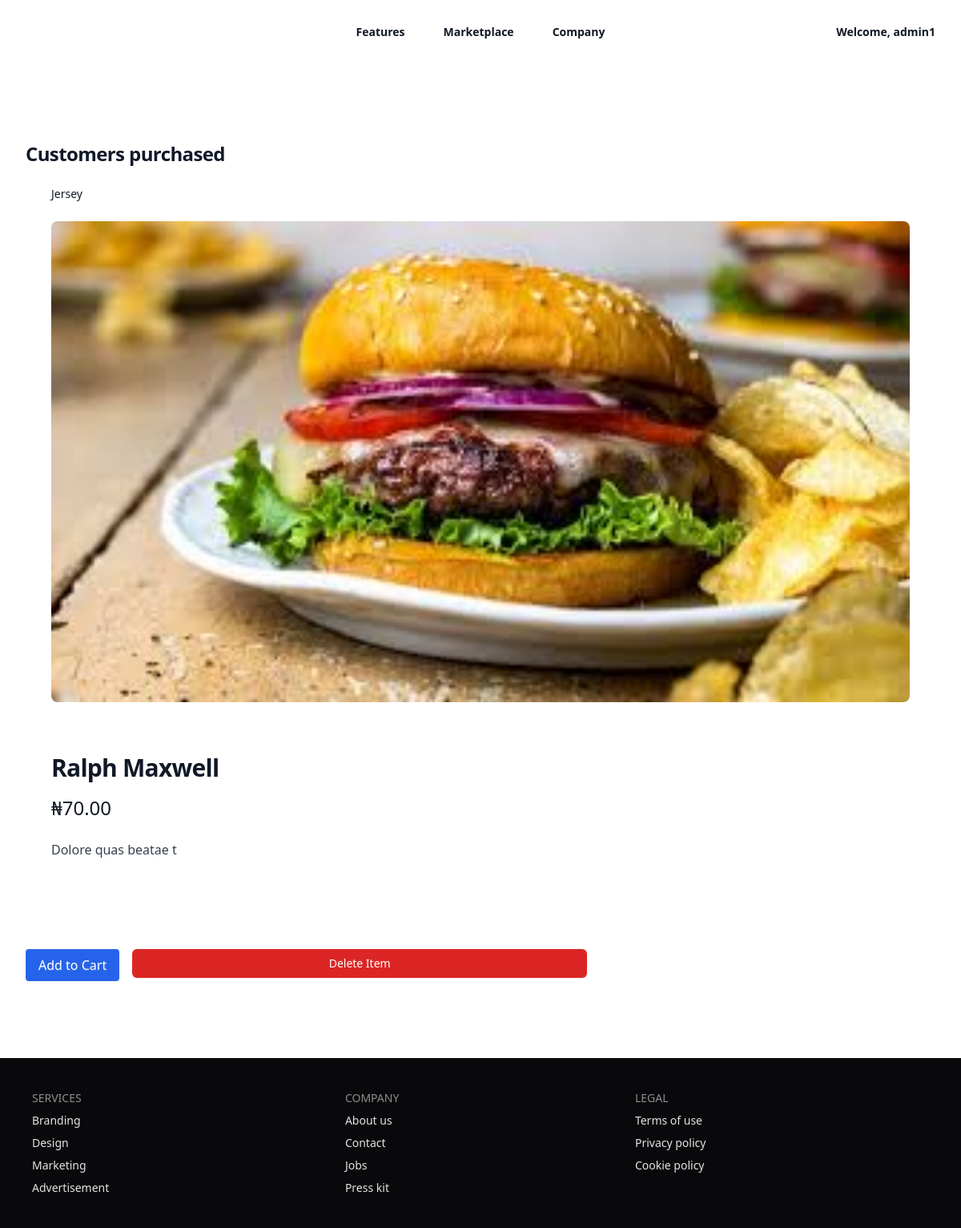
Screenshot of /product/30/ (signed in) with the database file from the repository.
### ecom/models.py (models this page shows, shortened)
class Product(models.Model):
    id = models.AutoField(primary_key=True)
    name = models.CharField(max_length=100)
    description = models.TextField()
    price = models.DecimalField(max_digits=10, decimal_places=2)
    image = models.ImageField(upload_to='products/')
    category = models.ForeignKey(Category, on_delete=models.CASCADE)
    created_at = models.DateTimeField(auto_now_add=True)
    is_sold = models.BooleanField(default=False)  # renamed for clarity
    sold_by = models.ForeignKey(User, on_delete=models.SET_NULL, null=True, blank=True, related_name='sold_products')
    sold_at = models.DateTimeField(null=True, blank=True)
    class Meta:
        ordering = ['-created_at']

class Category(models.Model):
    id = models.AutoField(primary_key=True)
    name = models.CharField(max_length=100)
    created_at = models.DateTimeField(auto_now_add=True)
    class Meta:
        ordering = ['-created_at']
    def __str__(self):
        return self.name

### ecom/views.py (the view)
# urls.py: path('product/<int:product_id>/', views.product_detail, name='product_detail'),
def product_detail(request, product_id):
    product = get_object_or_404(Product, id=product_id)
    sold_message = None
    if product.is_sold:
        sold_message = f"This product was bought by @{product.sold_by.username} on {product.sold_at.strftime('%Y-%m-%d %H:%M:%S')}"
    return render(request, 'detail.html', {
        'product': product,
        'sold_message': sold_message
    })

### templates/detail.html (shortened to what this page needs)
{% extends 'base.html' %}
{% block content %}
<div class="bg-white">
    <div class="pt-6">
        <nav aria-label="Breadcrumb">
            <ol class="mx-auto flex max-w-2xl items-center space-x-2 px-4 sm:px-6 lg:max-w-7xl lg:px-8">
                <li>
                    <div class="flex items-center">
                        <a href="#" class="mr-2 text-sm font-medium text-gray-900">{{ product.category }}</a>
                    </div>
                </li>
            </ol>
        </nav>
        <div class="mx-auto mt-6 max-w-2xl sm:px-6 lg:max-w-7xl lg:px-8">
            <img src="{{ product.image.url }}" alt="{{ product.name }}"
                class="w-full rounded-lg object-cover sm:rounded-lg">
        </div>
        <div class="mx-auto max-w-2xl px-4 pt-10 pb-16 sm:px-6 lg:max-w-7xl lg:px-8 lg:pt-16 lg:pb-24">
            <div>
                <h1 class="text-3xl font-bold tracking-tight text-gray-900">{{ product.name }}</h1>
                <p class="mt-4 text-2xl text-gray-900">₦{{ product.price }}</p>
                <p class="mt-6 text-base text-gray-700">{{ product.description }}</p>
            </div>
        </div>
        <div class="mt-4 flex gap-4">
            {% if product.sold %}
                {% with now=now|default:None %}
                {% if product.payment_set.first.timestamp and product.payment_set.first.timestamp|timesince:now < '1 day' %}
                    <p class="text-red-600 font-semibold">
                        Sold by @{{ product.sold_by.username }} <br>
                        on {{ product.payment_set.first.timestamp|date:"F j, Y, g:i a" }}
                    </p>
                {% else %}
                    <p class="text-gray-500 italic">This product was sold more than 1 day ago.</p>
                {% endif %}
                {% endwith %}
            {% else %}
                <form method="POST" action="{% url 'add_to_cart' product.id %}">
                    <button type="submit" class="btn bg-blue-600 text-white px-4 py-2 rounded hover:bg-blue-700">
                        Add to Cart
                    </button>
                </form>
            {% endif %}
            <form method="POST" action="{% url 'delete_product' product.id %}" onsubmit="return confirm('Are you sure you want to delete this item?');" class="w-1/2">
                <button type="submit"
                        class="w-full inline-flex justify-center items-center px-2 py-2 text-sm font-medium text-white bg-red-600 rounded-md hover:bg-red-700">
                    Delete Item
                </button>
            </form>
        </div>
    </div>
</div>
{% endblock %}

### templates/base.html (shortened to what this page needs)
{% load static %}
<!DOCTYPE html>
<html lang="en">
<head>
    <script src="https://cdn.tailwindcss.com"></script>
    <link href="https://cdn.jsdelivr.net/npm/daisyui@5" rel="stylesheet" />
</head>
<body>
    <header class="bg-white">
        <nav class="mx-auto flex max-w-7xl items-center justify-between p-6 lg:px-8" aria-label="Global">
            <div class="flex lg:flex-1">
                <a href=" {% url 'product_list' %} " class="-m-1.5 p-1.5">
                </a>
            </div>
            <div class="hidden lg:flex lg:gap-x-12">
                <a href="#" class="text-sm font-semibold text-gray-900">Features</a>
                <a href="#" class="text-sm font-semibold text-gray-900">Marketplace</a>
                <a href="#" class="text-sm font-semibold text-gray-900">Company</a>
            </div>
            {% if user.is_authenticated %}
            <div class="hidden lg:flex lg:items-center lg:space-x-4 lg:flex-1  lg:justify-end">
            <div class="flex flex-col items-center space-y-1">
           <div class="relative inline-block text-left">
           <button onclick="toggleDropdown()" class="flex items-center focus:outline-none">
            <span class="text-sm font-semibold text-gray-900"> Welcome, {{ user.username }}</span>
           </button>
         </div>
            {% else %}
            <div class="hidden lg:flex lg:flex-1 lg:justify-end">
            <a href="/login" class="btn btn-sm btn-primary">Login</a>
            </div>
            {% endif %}
        </nav>
    </header>
    <div class="bg-white">
        <div class="mx-auto max-w-2xl px-4 py-16 sm:px-6 sm:py-24 lg:max-w-7xl lg:px-8">
            <h2 class="text-2xl font-bold tracking-tight text-gray-900">Customers purchased</h2>
            {% block content %}
            {% endblock %}
        </div>
    </div>
    <footer class="footer sm:footer-horizontal bg-neutral text-neutral-content p-10">
        <nav>
            <h6 class="footer-title">Services</h6>
            <a class="link link-hover">Branding</a>
            <a class="link link-hover">Design</a>
            <a class="link link-hover">Marketing</a>
            <a class="link link-hover">Advertisement</a>
        </nav>
        <nav>
            <h6 class="footer-title">Company</h6>
            <a class="link link-hover">About us</a>
            <a class="link link-hover">Contact</a>
            <a class="link link-hover">Jobs</a>
            <a class="link link-hover">Press kit</a>
        </nav>
        <nav>
            <h6 class="footer-title">Legal</h6>
            <a class="link link-hover">Terms of use</a>
            <a class="link link-hover">Privacy policy</a>
            <a class="link link-hover">Cookie policy</a>
        </nav>
    </footer>
</body>
</html>

### rows the page displays
Product: category "Jersey", image (picture), name "Ralph Maxwell", price "70.00", description "Dolore quas beatae t"

### other values shown
{{ user.username }} "admin1"
